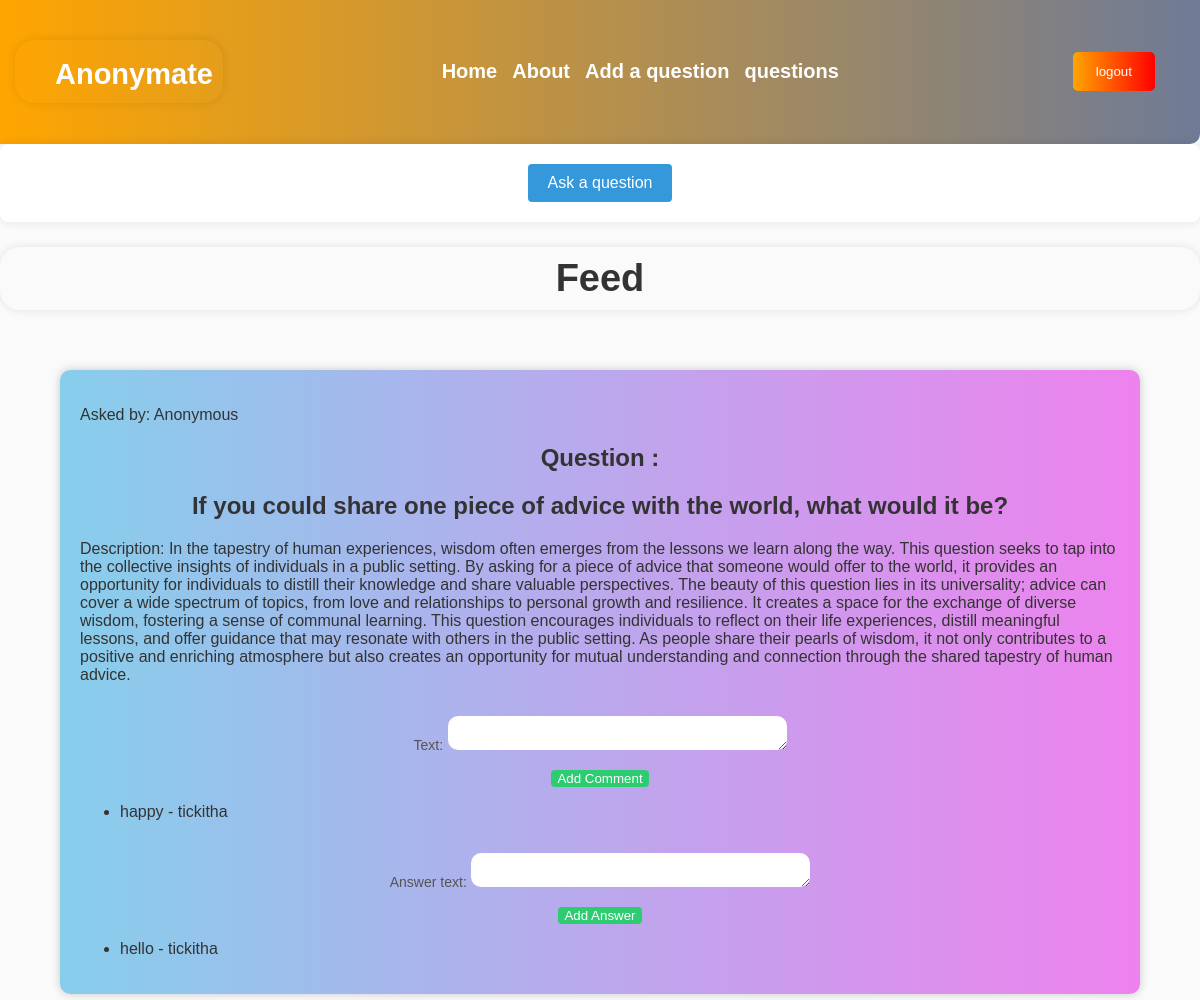
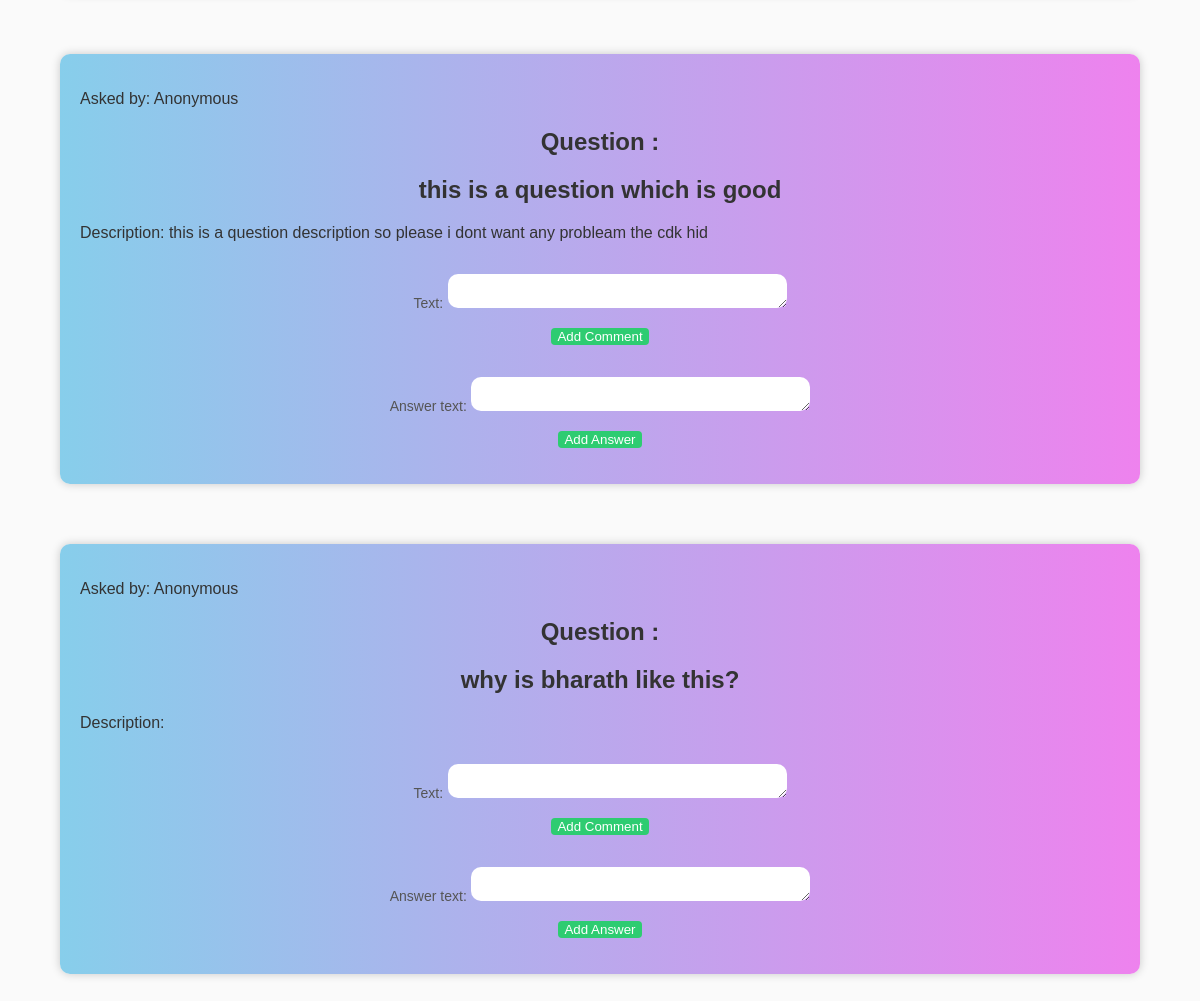
Screenshot of /questions/ (signed in) with the database file from the repository (2 pictures, top to bottom).
### users/models.py (models this page shows, shortened)
class Question(models.Model):
    user = models.ForeignKey(User, on_delete=models.CASCADE)
    is_anonymous = models.BooleanField(default=False)
    user_name = models.CharField(max_length=50, blank=True, null=True)
    tags = models.ManyToManyField(Interest, blank=True)
    question_text = models.CharField(max_length=255)
    question_description = models.TextField(blank=True)
    likes = models.PositiveIntegerField(default=0)
    dislikes = models.PositiveIntegerField(default=0)

class Comment(models.Model):
    user = models.ForeignKey(User, on_delete=models.CASCADE)
    question = models.ForeignKey(Question, on_delete=models.CASCADE, related_name='comments')
    text = models.TextField()
    created_at = models.DateTimeField(auto_now_add=True)

class Answer(models.Model):
    user = models.ForeignKey(User, on_delete=models.CASCADE)
    question = models.ForeignKey(Question, on_delete=models.CASCADE, related_name='answers')
    upvotes = models.PositiveIntegerField(default=0)
    downvotes = models.PositiveIntegerField(default=0)
    answer_text = models.TextField()
    answer_id = models.CharField(max_length=50)  # You can adjust the max_length as needed

### users/views.py (the view, shortened to what this page needs)
# urls.py: path('questions/', question_view, name='question_view'),
@login_required
def question_view(request):
    questions = Question.objects.all()
    form = QuestionForm()
    comment_form = CommentForm()
    answer_form = AnswerForm()
    return render(request, 'question_view.html', {'questions': questions, 'form': form, 'comment_form': comment_form, 'answer_form': answer_form})

### users/forms.py
class QuestionForm(forms.ModelForm):
    class Meta:
        model = Question
        fields = ['question_text', 'is_anonymous', 'question_description', 'tags']
    user_name = forms.CharField(max_length=50, required=False)
    is_anonymous = forms.BooleanField(required=False, initial=False, widget=forms.CheckboxInput(attrs={'class': 'form-check-input'}))
    tags = forms.CharField(max_length=255, required=False, widget=forms.TextInput(attrs={'placeholder': 'Separate tags with "#"'}))

class CommentForm(forms.ModelForm):
    class Meta:
        model = Comment
        fields = ['text']

### users/templates/question_view.html (shortened to what this page needs)
<!DOCTYPE html>
<html lang="en">
<head>
</head>
<body>
	<header class="header">
		<h1 class="logo"><a href="#">Anonymate</a></h1>
      <ul class="main-nav">
          <li><a href="#">Home</a></li>
          <li><a href="http://127.0.0.1:8000/">About</a></li>
          <li><a href="#q-question">Add a question</a></li>
          <li><a href="#viewquest">questions</a></li>
      </ul>
      <button id="logout">logout</button>
	</header>
    <main>
    <div class="question-container">
        <button id = "q-question" onclick="QuestionButton()">Ask a question</button>
	   </div>
	<div class="quest" id="quest">
    <h1>Feed</h1>
    </div>
    {% for question in questions %}
        <div class="viewquest" id="viewquest">
            <div class="user-profile">
            {% if question.is_anonymous %}
                <p>Asked by: Anonymous</p>
                <h2>Question : </h2><h2>{{ question.question_text }}</h2>
            </div>
            {% else %}
                <p>Asked by: {{ question.user.username }}</p>
            {% endif %}
            <p>Description: {{ question.question_description }}</p>
            <form method="post" action="{% url 'add_comment' question.id %}">
                {{ comment_form.as_p }}
                <button type="submit">Add Comment</button>
            </form>
            <ul>
                {% for comment in question.comments.all %}
                    <li>{{ comment.text }} - {{ comment.user.username }}</li>
                {% endfor %}
            </ul>
            <form method="post" action="{% url 'add_answer' question.id %}">
                {{ answer_form.as_p }}
                <button type="submit">Add Answer</button>
            </form>
            <ul>
                {% for answer in question.answers.all %}
                    <li>{{ answer.answer_text }} - {{ answer.user.username }}</li>
                {% endfor %}
            </ul>
        </div>
    {% endfor %}
</body>
</html>
</body>
</html>

### users/templates/question_view.html (style rules this page uses)
body { font-family: 'Arial', sans-serif; background-color: #fafafa; margin: 0; padding: 0; color: #333; }
textarea { height: 30px; overflow: scroll; border-radius: 10px; border: none; }
.header { background: linear-gradient(to right, orange, #6f7b96); color: #fff; display: flex; justify-content: space-between; align-items: center; border-bottom-right-radius: 10px; padding: 15px; }
.logo a { margin-left: 30px; text-decoration: none; color: #fff; font-size: 29px; font-weight: bolder; }
.main-nav { font-size: 20px; list-style-type: none; margin: 0; padding: 0; display: flex; }
.main-nav li { margin-right: 15px; }
.main-nav a { text-decoration: none; color: #fff; font-weight: bold; transition: color 0.3s; }
#logout { background: linear-gradient(to right, orange, red);; color: #fff; padding: 12px 23px; border: none; border-radius: 5px; cursor: pointer; transition: background-color 0.3s; margin-right: 30px; }
h1 { text-align: center; font-size: 38px; box-shadow: 0 0 10px rgba(0, 0, 0, 0.1); padding: 10px; border-radius: 20px; }
.question-container { text-align: center; background-color: #fff; padding: 20px; border-radius: 8px; box-shadow: 0 0 10px rgba(0, 0, 0, 0.1); }
#q-question { background-color: #3498db; color: #fff; padding: 10px 20px; font-size: 16px; border: none; border-radius: 4px; cursor: pointer; }
form { display: flex; flex-direction: column; align-items: center; }
label { margin-bottom: 8px; font-size: 14px; color: #555; }
button[type="submit"] { background-color: #2ecc71; color: #fff; border: none; border-radius: 4px; cursor: pointer; }
.viewquest { background: linear-gradient(to right, skyblue, violet );; box-shadow: 0 0 10px rgba(0, 0, 0, 0.2); border-radius: 10px; padding: 20px; margin: 60px; }
.viewquest h2 { text-align: center; }

### rows the page displays
Question: question_text "If you could share one piece of advice with the world, what would it be?", question_description "In the tapestry of human experiences, wisdom often emerges from the lessons we learn along the way. This question seeks to tap into the collective insights of individuals in a public setting. By asking for a piece of advice that someone would offer to the world, it provides an opportunity for individuals to distill their knowledge and share valuable perspectives. The beauty of this question lies in its universality; advice can cover a wide spectrum of topics, from love and relationships to personal growth and resilience. It creates a space for the exchange of diverse wisdom, fostering a sense of communal learning. This question encourages individuals to reflect on their life experiences,…"
Comment: text "happy", user.username "tickitha"
Answer: answer_text "hello", user.username "tickitha"
Question: question_text "this is a question which is good", question_description "this is a question description so please i dont want any probleam the cdk hid"
Question: question_text "why is bharath like this?"
